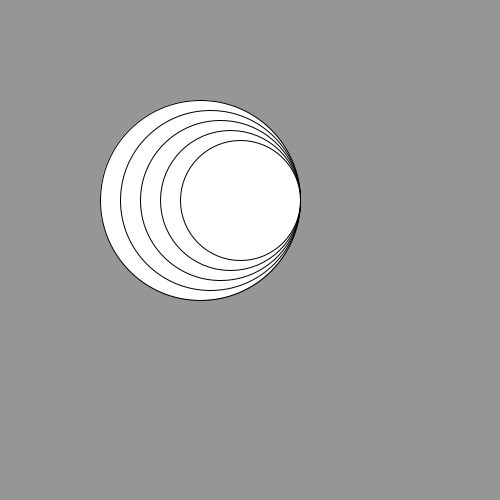
Frame 1 (no input)
Frame 60 (the mouse pressed at the canvas centre just before this capture): identical to frame 1, image omitted
Frame 120 (the mouse held since frame 60 and released just before this capture): identical to frame 1, image omitted

The Processing sketch that drew this single still picture (run headless with seeded random() and noise(); from frame 60 on, the mouse is pressed at the canvas centre):

// Processing sketch: Chapter9Assignment6
// ── Chapter9Assignment6.pde
void setup(){
  size(500,500);
}

void draw(){
  background(150,150,150);
  Cherry(200);
}

void Cherry(int a){
  for(int i = 0; i < 5; i++){
    ellipse(300 - a / 2,200,a,a);
    a -= 20;
  }
}
